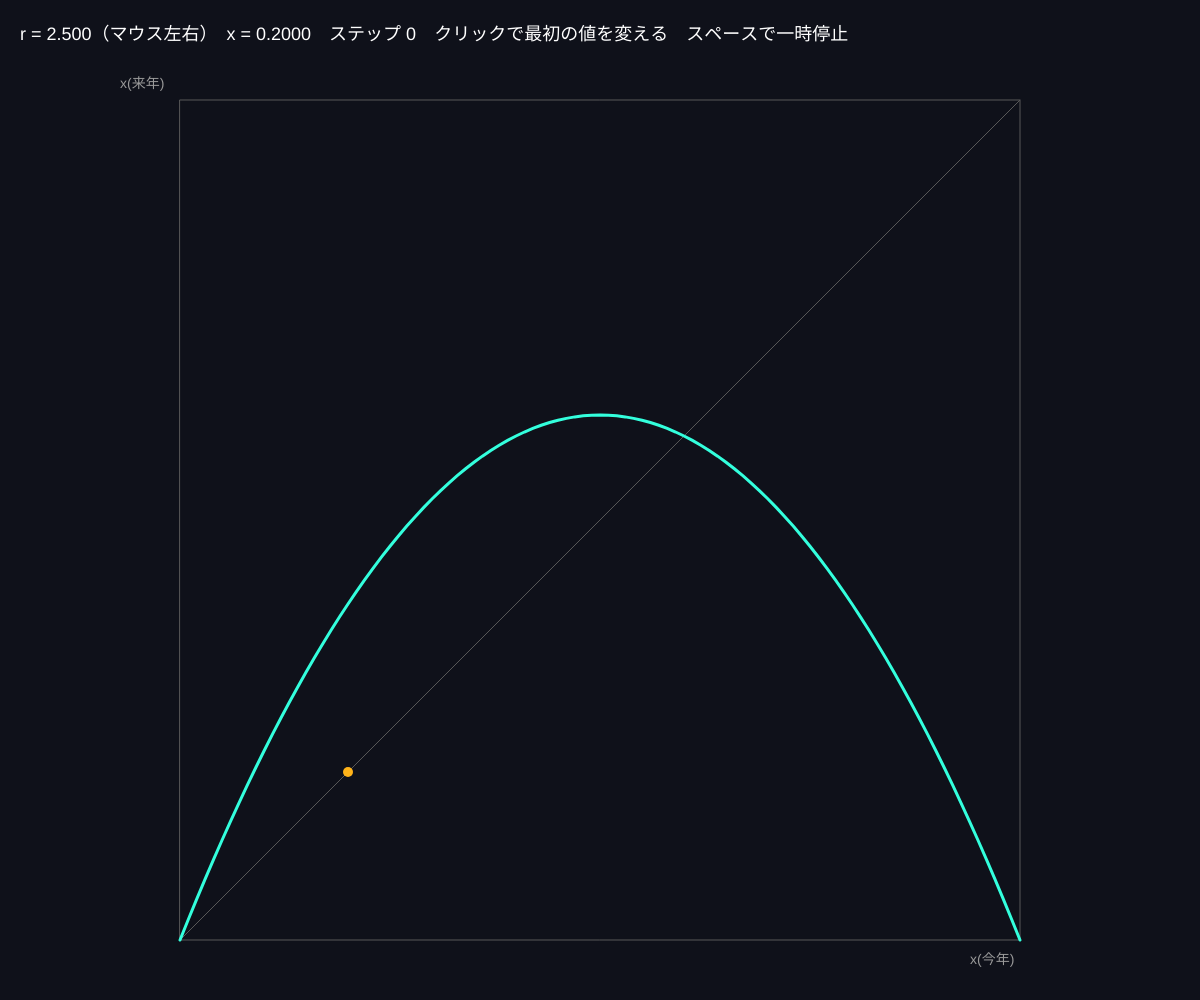
Frame 1 (no input)
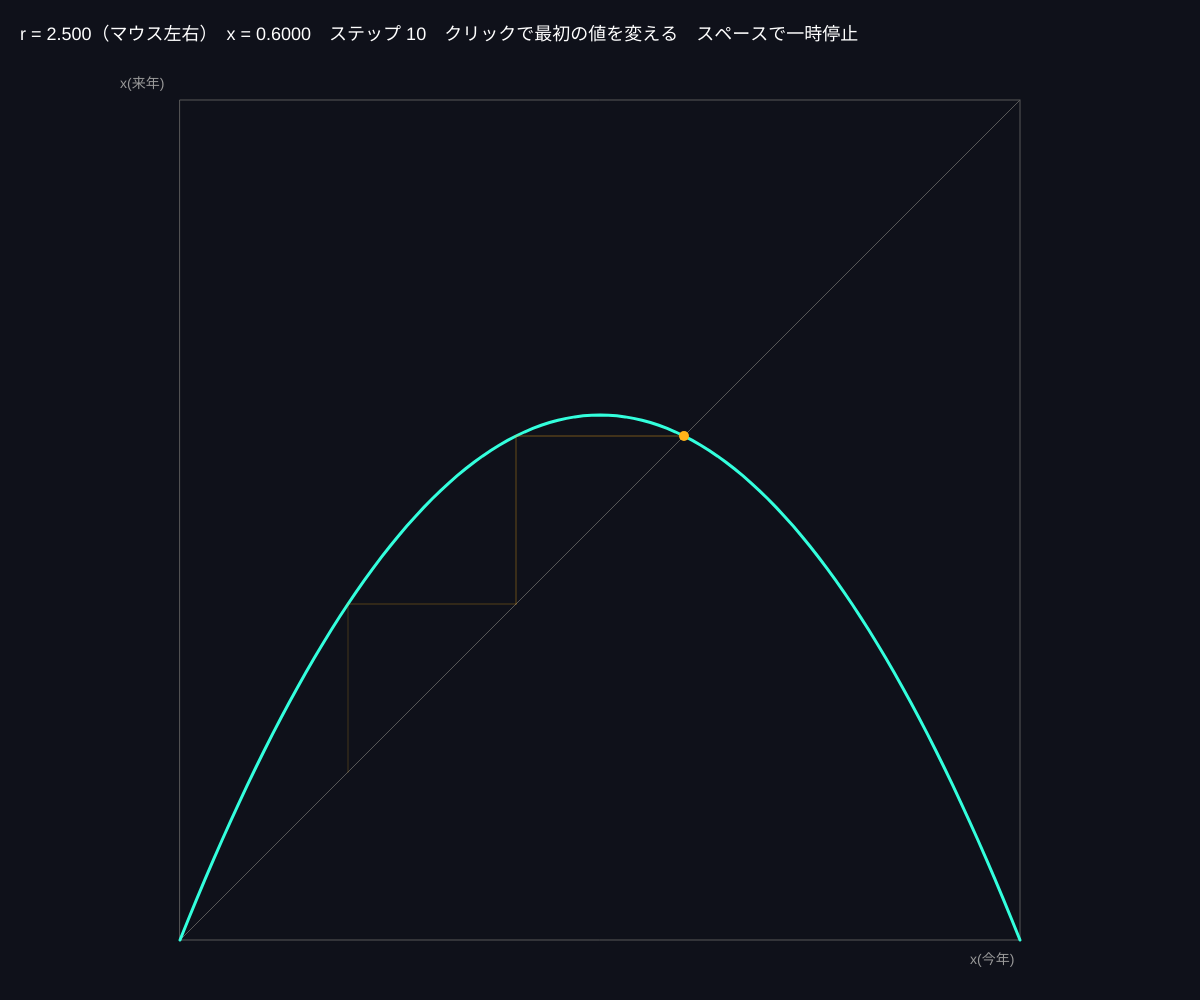
Frame 60 (no input)
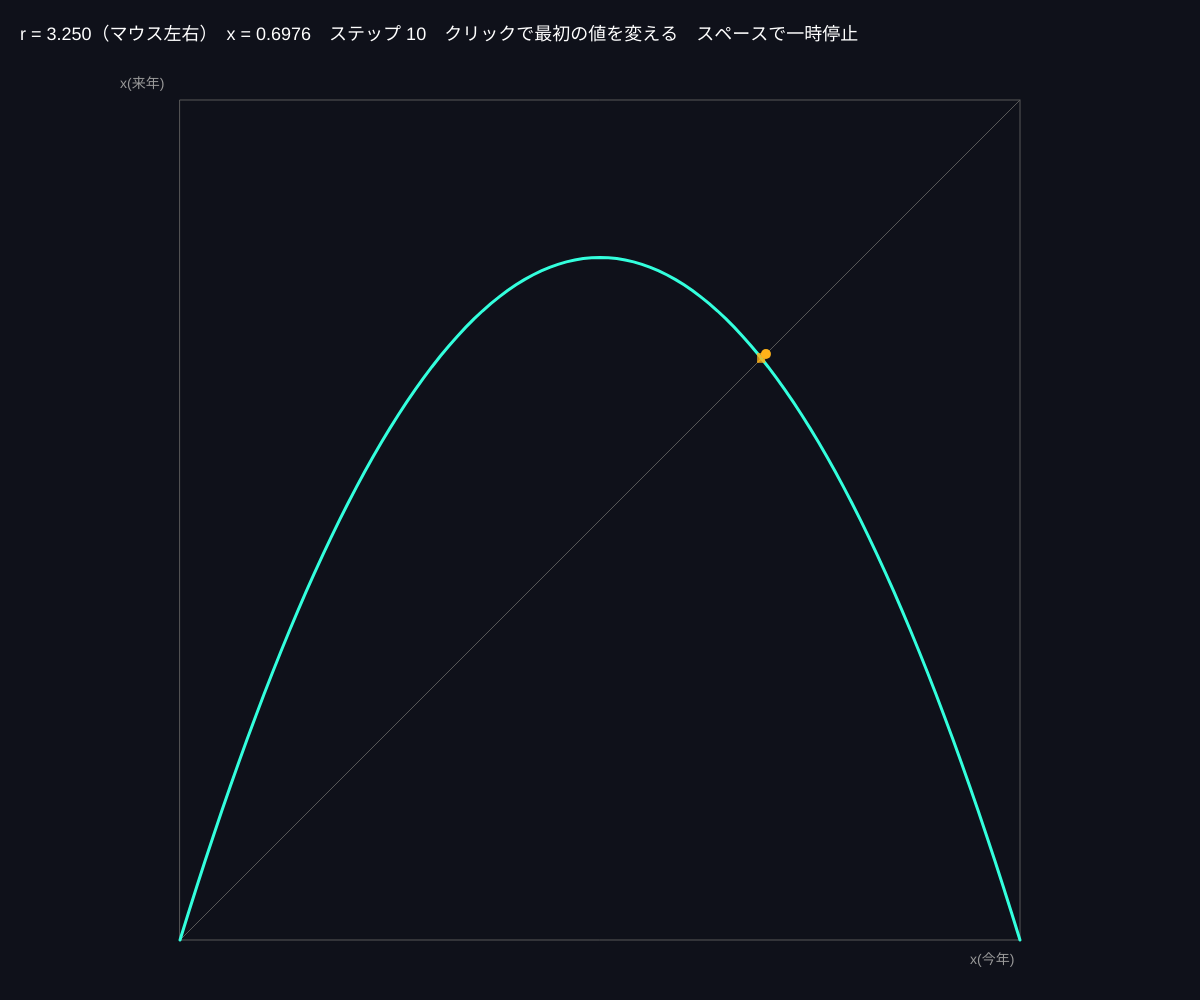
Frame 120 (the mouse pressed at the canvas centre since frame 60)

The p5.js sketch that drew these frames (run headless with seeded random() and noise() and a simulated clock; from frame 60 on, the mouse is pressed at the canvas centre):

// p5.js sketch
// ── sketch.js
// ============================================
// 01 クモの巣図（くり返しを目で見る）
// 放物線 y = r x (1−x) と、対角線 y = x の間を、はしご状にたどる
// 1つの点に吸い込まれる／四角くまわる／永遠にさまよう、が一目でわかる
// マウス左右 = r / クリックで最初の値 / スペースで一時停止
// ============================================

let r = 3.2;
let x = 0.2;
let path = []; // たどった点
let paused = false;

function setup() {
  createCanvas(windowWidth, windowHeight);
  colorMode(HSB, 360, 100, 100, 100);
}

function draw() {
  background(230, 40, 10);
  let newR = map(mouseX, 0, width, 2.5, 4.0, true);
  if (abs(newR - r) > 0.001) {
    r = newR;
    path = []; // r が変わったらやり直し
  }

  // グラフの領域（正方形）
  let s = min(width, height) - 160;
  let ox = (width - s) / 2, oy = 100;
  let X = (v) => ox + v * s; // 0〜1 → 画面
  let Y = (v) => oy + s - v * s;

  // 枠と対角線
  noFill();
  stroke(0, 0, 35);
  strokeWeight(1);
  rect(ox, oy, s, s);
  line(X(0), Y(0), X(1), Y(1));

  // 放物線
  stroke(170, 80, 100);
  strokeWeight(3);
  beginShape();
  for (let v = 0; v <= 1.001; v += 0.01) vertex(X(v), Y(r * v * (1 - v)));
  endShape();

  // ---- 1ステップ進める ----
  if (!paused && frameCount % 6 === 0 && path.length < 400) {
    let y = r * x * (1 - x); // 上（下）へ：放物線で次の値を読む
    path.push([x, x, x, y]); // 縦の線
    path.push([x, y, y, y]); // 横の線：対角線まで戻す（次の x になる）
    x = y;
  }

  // たどった線（新しいほど明るい）
  for (let i = 0; i < path.length; i++) {
    let [a, b, c, d] = path[i];
    stroke(40, 90, 100, map(i, 0, path.length, 15, 100));
    strokeWeight(1.5);
    line(X(a), Y(b), X(c), Y(d));
  }
  noStroke();
  fill(40, 90, 100);
  circle(X(x), Y(x), 10);

  fill(0, 0, 100);
  textSize(18);
  text('r = ' + nf(r, 1, 3) + '（マウス左右）　x = ' + nf(x, 1, 4) + '　ステップ ' + path.length / 2 + '　クリックで最初の値を変える　スペースで一時停止', 20, 40);
  fill(0, 0, 60);
  textSize(14);
  text('x(今年)', X(1) - 50, Y(0) + 24);
  text('x(来年)', ox - 60, oy - 12);
}

function mousePressed() {
  x = random(0.05, 0.95);
  path = [];
}
function keyPressed() {
  if (key === ' ') paused = !paused;
}

// ---------- やってみよう ----------
// 1. r = 2.8：らせんを描いて1点に吸い込まれる。 r = 3.3：四角をまわる（周期2）
// 2. r = 3.9：どこにも落ち着かず、放物線の下を埋めつくす（カオス）
// 3. 放物線を別の式（例：r * sin(PI * x)）にしても、同じことが起きる？
